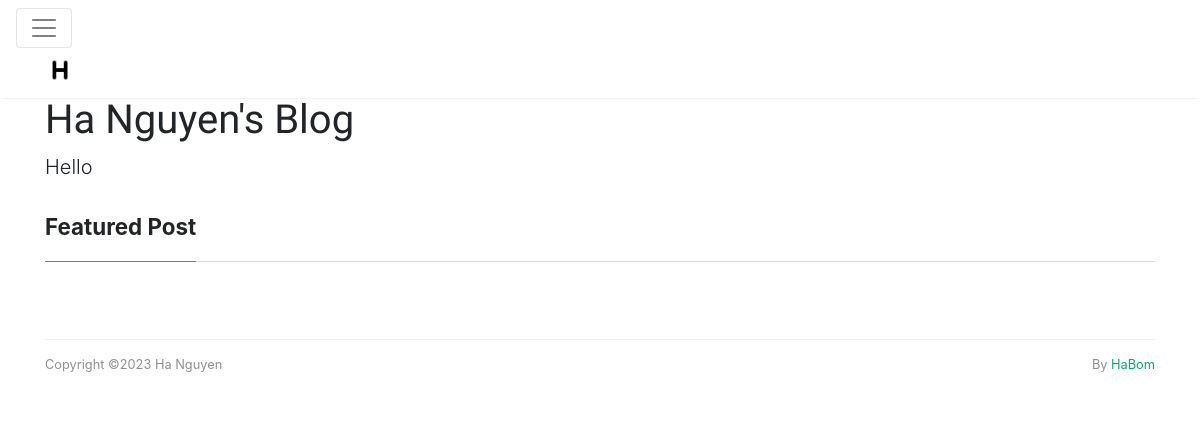
/blog/tag/AI101, run on an earlier commit of the app's database.
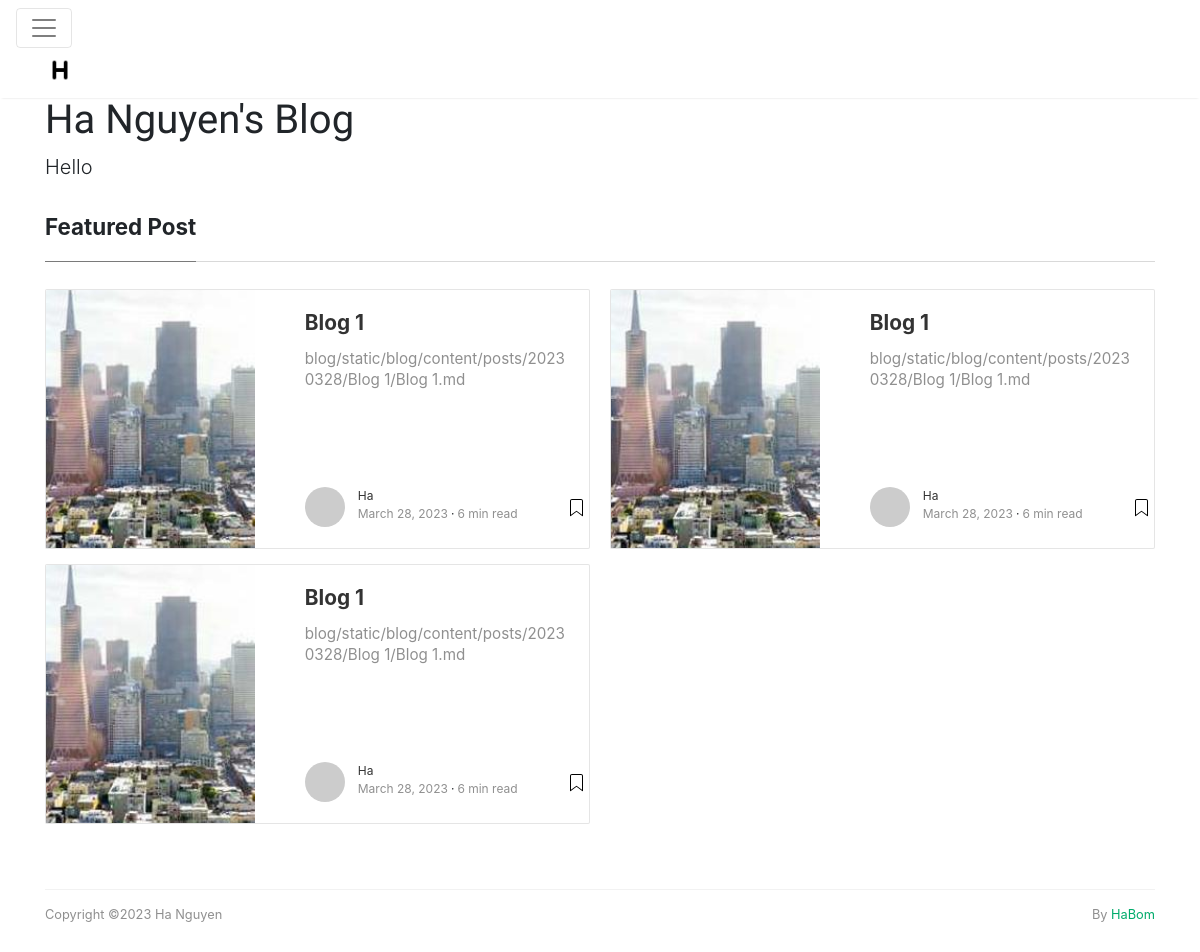
And on a later commit of the database.
### blog/models.py (models this page shows, shortened)
class Content(models.Model):
    title = models.CharField(max_length=100)
    genre = models.ForeignKey(Genre, on_delete=models.CASCADE)
    author = models.ForeignKey(Author, on_delete=models.CASCADE)
    github_link = models.CharField(max_length=200, blank=True, default="")
    body = models.CharField(max_length=200, blank=True, default="")
    thumbnail = models.CharField(max_length=200, blank=True, default="")
    created_at = models.DateTimeField(auto_now_add=True)
    updated_at = models.DateTimeField(auto_now=True)
    tag = models.CharField(max_length=200, blank=True, default="")

class Author(models.Model):
    username = models.CharField(max_length=100, primary_key=True)
    email = models.EmailField(max_length=100, blank=True)
    description = models.TextField(max_length=500, blank=True, default="")
    github_link = models.CharField(max_length=200, blank=True, default="")
    website = models.CharField(max_length=200, blank=True, default="")
    name = models.CharField(max_length=100, blank=True)
    profile_image = models.CharField(max_length=100, blank=True, default="")
    def __str__(self):
        return self.username

### blog/views.py (the view)
# urls.py: path('tag/<str:tag>', views.tag_view, name='tag'),
def tag_view(request, tag):
    blog_list = Content.objects.filter(tag__contains=tag).order_by('-created_at')
    return render(request, 'blog/index2.html', {'latest_blog_list': blog_list})

### blog/templates/blog/index2.html (shortened to what this page needs)
{% load static %}
<!DOCTYPE html>
<html lang="en">
<head>
<link rel="stylesheet" type="text/css" href="{% static 'blog/css/bootstrap.min.css' %}" >
<link href="https://maxcdn.bootstrapcdn.com/font-awesome/4.7.0/css/font-awesome.min.css" rel="stylesheet">
<link href="{% static 'blog/css/mediumish.css' %}" type="text/css" rel="stylesheet">
<link href="{% static 'blog/css/postboot.min.css' %}" type="text/css" rel="stylesheet">
</head>
<body>
<nav class="navbar navbar-toggleable-md navbar-light bg-white fixed-top mediumnavigation">
<button class="navbar-toggler navbar-toggler-right" type="button" data-toggle="collapse" data-target="#navbarsExampleDefault" aria-controls="navbarsExampleDefault" aria-expanded="false" aria-label="Toggle navigation">
<span class="navbar-toggler-icon"></span>
</button>
<div class="container">
	<a class="navbar-brand" href="{% url 'blog:index' %}">
	<img src="{% static 'blog/img/logo-h.png' %}" alt="logo">
	</a>
</div>
</nav>
<div class="container">
	<div class="mainheading">
		<h1 class="sitetitle">Ha Nguyen's Blog</h1>
		<p class="lead">
			Hello
		</p>
	</div>
	<section class="featured-posts">
	<div class="section-title">
		<h2><span>Featured Post</span></h2>
	</div>
	<div class="card-columns listfeaturedtag">
	{% if latest_blog_list %}
		{% for blog in latest_blog_list %}
		<div class="card">
			<div class="row">
				<div class="col-md-5 wrapthumbnail">
					<a href="{% url 'blog:detail' blog.id %}">
						<div class="thumbnail" style="background-image:url({% static blog.thumbnail %});">
						</div>
					</a>
				</div>
				<div class="col-md-7">
						<div class='card-body'>
							<h2 class="card-title"><a href="{% url 'blog:detail' blog.id %}">{{ blog.title }}</a></h2>
							<h4 class="card-text">{{ blog.body }}</h4>
							<div class="metafooter">
								<div class="wrapfooter">
									<span class="meta-footer-thumb">
									<a href="{% url 'user:user_page' blog.author.username %}"><img class="author-thumb" src="https://www.gravatar.com/avatar/e56154546cf4be74e393c62d1ae9f9d4?s=250&amp;d=mm&amp;r=x" alt="{{ blog.author.username }}"></a>
									</span>
									<span class="author-meta">
									<span class="post-name"><a href="{% url 'user:user_page' blog.author.username %}">{{ blog.author }}</a></span><br/>
									<span class="post-date">{{ blog.created_at|date  }}</span><span class="dot"></span><span class="post-read">6 min read</span>
									</span>
									<span class="post-read-more"><a href="{% url 'blog:detail' blog.id %}" title="Read Story"></a></span>
								</div>
							</div>
						</div>
				</div>
			</div>
		</div>
		{% endfor %}
	{% endif %}
	</div>
	</section>
	<div class="footer">
		<p class="pull-left">
		</p>
		<p class="pull-right">
			 By <a target="_blank" href="https://github.com/habom2310">HaBom</a>
		</p>
		<div class="clearfix">
		</div>
	</div>
</div>
</body>
</html>

### blog/static/blog/css/mediumish.css (style rules this page uses)
body { padding-top:5rem; }
.mainheading { padding:1rem 0rem; }
a { color:#00ab6b; }
a,a:hover { transition:all 0.2s; }
.mediumnavigation { background:rgba(255,255,255,.97); box-shadow:0 2px 2px -2px rgba(0,0,0,.15); }
section { margin-bottom:20px; }
.section-title h2 { border-bottom:1px solid rgba(0,0,0,.15); margin-bottom:25px; font-weight:700; font-size:1.4rem; margin-bottom:27px; }
.section-title span { border-bottom:1px solid rgba(0,0,0,.44); display:inline-block; padding-bottom:20px; margin-bottom:-1px; }
@media (min-width:576px) { .card-columns.listfeaturedtag { -webkit-column-count:2; -moz-column-count:2; column-count:2; } }
.card-columns .card { margin-bottom:20px; }
.listfeaturedtag .wrapthumbnail { height:258px; flex:0 0 auto; }
.listfeaturedtag .card { border:1px solid rgba(0,0,0,.1); border-radius:2px; height:260px; padding-left:0; margin-bottom:15px; }
.listfeaturedtag .thumbnail { background-size:cover; height:100%; display:block; background-position:38% 22% !important; background-origin:border-box!important; border-top-left-radius:2px; }
.listfeaturedtag h2.card-title,.listrecent h2.card-title { font-size:1.3rem; font-weight:700; line-height: 1.25; }
.listfeaturedtag h2.card-title a,.listrecent h2.card-title a { color:rgba(0,0,0,.8); }
.listfeaturedtag h4.card-text,.listrecent h4.card-text { color:rgba(0,0,0,.44); font-size:0.95rem; line-height:1.4; font-weight:400; }
.listfeaturedtag .wrapfooter { position:absolute; bottom:20px; font-size:12px; display:block; width:85%; }
.author-thumb { width:40px; height:40px; float:left; margin-right:13px; border-radius:100%; }
.author-meta { flex:1 1 auto; white-space:nowrap!important; text-overflow:ellipsis!important; overflow:hidden!important; }
span.post-name,span.post-date,span.author-meta { display:inline-block; }
span.post-date,span.post-read { color:rgba(0,0,0,.44); }
span.post-read-more { align-items:center; display:inline-block; float:right; margin-top:8px; }
span.post-read-more a { color:rgba(0,0,0,.44); }
span.post-name a,span.post-read-more a:hover { color:rgba(0,0,0,.8); }
.dot:after { content:"·"; margin-left:3px; margin-right:3px; }
.mediumnavigation .navbar-brand { font-weight:500; }
.mediumnavigation .navbar-brand img { max-height:30px; margin-right:5px; }
.mainheading h1.sitetitle { font-family:Righteous; }
.footer { border-top:1px solid rgba(0,0,0,.05)!important; padding-top:15px; padding-bottom:12px; font-size:0.8rem; color:rgba(0,0,0,.44); margin-top:50px; }
.card { border-radius:4px; }

What changed in the data, as far as the page shows it:
added Content: thumbnail (picture), title "Blog 1", body "blog/static/blog/content/posts/20230328/Blog 1/Blog 1.md", author "Ha", created_at "March 28, 2023"
added Content: thumbnail (picture), title "Blog 1", body "blog/static/blog/content/posts/20230328/Blog 1/Blog 1.md", author "Ha", created_at "March 28, 2023"
added Content: thumbnail (picture), title "Blog 1", body "blog/static/blog/content/posts/20230328/Blog 1/Blog 1.md", author "Ha", created_at "March 28, 2023"
